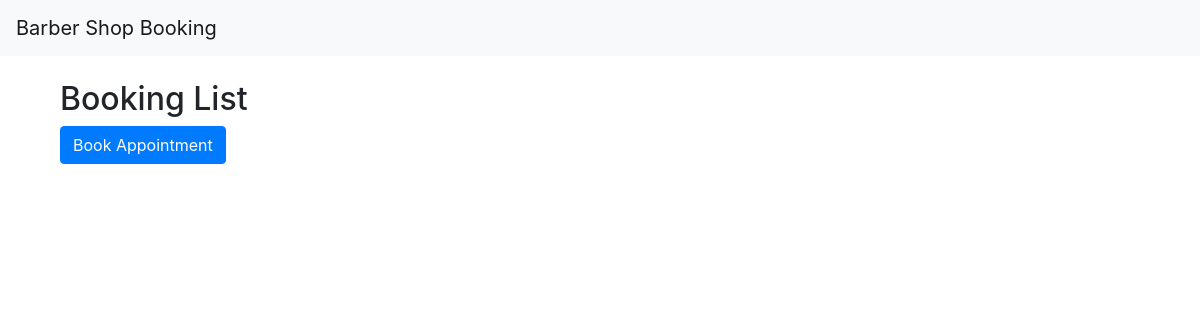
The app's page /, older data.
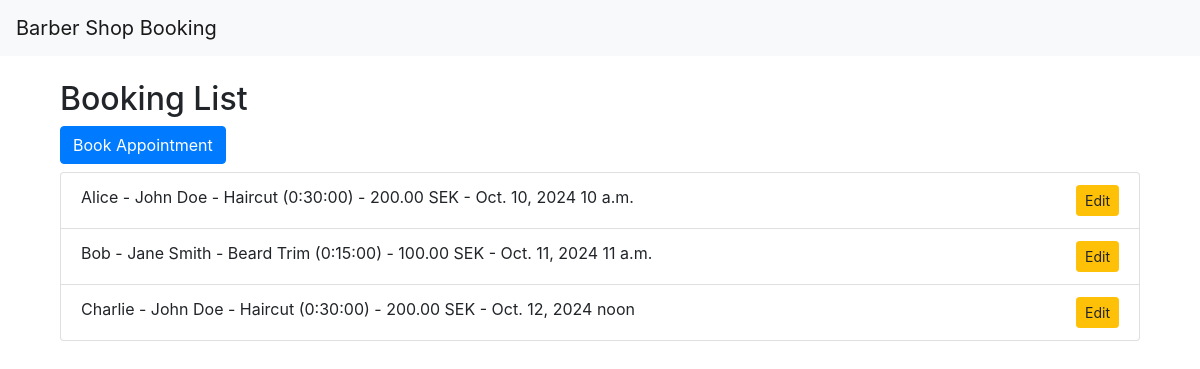
The same page, newer data.
### bookings/models.py (models this page shows, shortened)
class Booking(models.Model):
    customer_name = models.CharField(max_length=100)
    barber = models.ForeignKey(Barber, on_delete=models.CASCADE)
    service = models.ForeignKey(Service, on_delete=models.CASCADE)
    date = models.DateField()
    time = models.TimeField()

class Barber(models.Model):
    name = models.CharField(max_length=100)
    experience = models.PositiveIntegerField(help_text="Years of experience")
    def __str__(self):
        return self.name

class Service(models.Model):
    name = models.CharField(max_length=100)
    duration = models.DurationField(help_text="Duration of the service (e.g., 00:30:00 for 30 minutes)")
    price = models.DecimalField(max_digits=6, decimal_places=2)
    def __str__(self):
        return f"{self.name} ({self.duration}) - {self.price} SEK"

### bookings/views.py (the view)
# urls.py: path('', views.booking_list, name='booking_list'),
def booking_list(request):
    bookings = Booking.objects.all()
    return render(request, 'bookings/booking_list.html', {'bookings': bookings})

### bookings/templates/bookings/booking_list.html
{% extends 'base.html' %}
{% block content %}
  <div class="container mt-4">
    <h2>Booking List</h2>
    <a class="btn btn-primary mb-2" href="{% url 'book_appointment' %}">Book Appointment</a>
    <ul class="list-group">
      {% for booking in bookings %}
        <li class="list-group-item">
          {{ booking.customer_name }} - {{ booking.barber }} - {{ booking.service }} - {{ booking.date }} {{ booking.time }}
          <a class="btn btn-sm btn-warning float-right" href="{% url 'update_appointment' booking.id %}">Edit</a>
        </li>
      {% endfor %}
    </ul>
  </div>
{% endblock %}

### templates/base.html (shortened to what this page needs)
<!DOCTYPE html>
<html lang="en">
<head>
    <link rel="stylesheet" href="https://maxcdn.bootstrapcdn.com/bootstrap/4.5.2/css/bootstrap.min.css">
</head>
<body>
    <nav class="navbar navbar-expand-lg navbar-light bg-light">
        <a class="navbar-brand" href="/">Barber Shop Booking</a>
    </nav>
    <div class="container">
        {% block content %}{% endblock %}
    </div>
</body>
</html>

Row changes from the older to the newer data that the page shows:
added Booking: customer_name "Alice", barber "John Doe", service "Haircut (0:30:00) - 200.00 SEK", date "Oct. 10, 2024", time "10 a.m."
added Booking: customer_name "Bob", barber "Jane Smith", service "Beard Trim (0:15:00) - 100.00 SEK", date "Oct. 11, 2024", time "11 a.m."
added Booking: customer_name "Charlie", barber "John Doe", service "Haircut (0:30:00) - 200.00 SEK", date "Oct. 12, 2024", time "noon"
